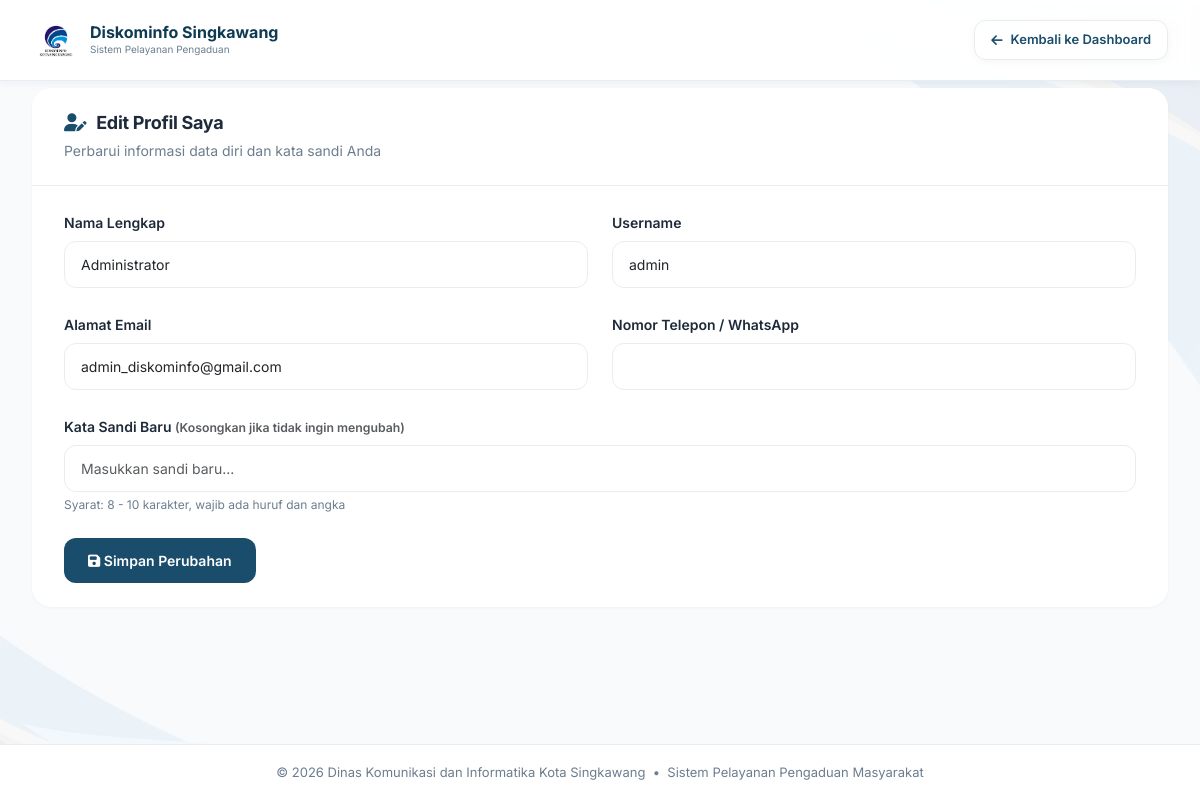
The page /edit_profil.php (signed in) on the database its author committed.
### tables this page shows
CREATE TABLE `users` (
  `id` int NOT NULL,
  `nama` varchar(100) NOT NULL,
  `username` varchar(50) NOT NULL,
  `email` varchar(100) NOT NULL,
  `no_hp` varchar(20) DEFAULT NULL,
  `password` varchar(255) NOT NULL,
  `role` enum('admin','user') DEFAULT 'user',
  `created_at` timestamp NOT NULL DEFAULT CURRENT_TIMESTAMP,
  `status` enum('aktif','blokir') DEFAULT 'aktif'
);

### edit_profil.php (the view, shortened to what this page needs)
<?php
include "../config.php";
$user_id = $_SESSION['id'];
$query = mysqli_query($conn, "SELECT * FROM users WHERE id = '$user_id'");
$user = mysqli_fetch_assoc($query);
?>
<!DOCTYPE html>
<html lang="id">
<head>
    <link href="https://cdn.jsdelivr.net/npm/bootstrap@5.3.2/dist/css/bootstrap.min.css" rel="stylesheet">
    <link rel="stylesheet" href="https://cdnjs.cloudflare.com/ajax/libs/font-awesome/6.5.1/css/all.min.css">
</head>
<body>
<div class="top-nav">
    <div class="logo-area">
        <img src="../assets/logo.jpg" alt="Logo Diskominfo" class="logo-img">
        <div class="logo-text">
            <h4>Diskominfo Singkawang</h4>
            <p>Sistem Pelayanan Pengaduan</p>
        </div>
    </div>
    <a href="dashboard.php" class="back-btn">
        <i class="fas fa-arrow-left"></i> <span class="d-none d-sm-inline">Kembali ke Dashboard</span>
    </a>
</div>
<div class="container-custom">
    <div class="card">
        <div class="card-header-custom">
            <h4><i class="fas fa-user-edit" style="color: var(--primary);"></i> Edit Profil Saya</h4>
            <p>Perbarui informasi data diri dan kata sandi Anda</p>
        </div>
        <div class="card-body-custom">
            <form method="POST" action="">
                <div class="row">
                    <div class="col-md-6 mb-4">
                        <label class="form-label">Nama Lengkap</label>
                        <input type="text" name="nama" class="form-control" value="<?= htmlspecialchars($user['nama'] ?? '', ENT_QUOTES) ?>" required>
                    </div>
                    <div class="col-md-6 mb-4">
                        <label class="form-label">Username</label>
                        <input type="text" name="username" class="form-control" value="<?= htmlspecialchars($user['username'] ?? '', ENT_QUOTES) ?>" required>
                    </div>
                    <div class="col-md-6 mb-4">
                        <label class="form-label">Alamat Email</label>
                        <input type="email" name="email" class="form-control" value="<?= htmlspecialchars($user['email'] ?? '', ENT_QUOTES) ?>">
                    </div>
                    <div class="col-md-6 mb-4">
                        <label class="form-label">Nomor Telepon / WhatsApp</label>
                        <input type="tel" name="no_hp" class="form-control" value="<?= htmlspecialchars($user['no_hp'] ?? '', ENT_QUOTES) ?>">
                    </div>
                    <div class="col-md-12 mb-4">
                        <label class="form-label">Kata Sandi Baru <small class="text-muted">(Kosongkan jika tidak ingin mengubah)</small></label>
                        <input type="password" name="password_baru" id="password_baru" class="form-control" placeholder="Masukkan sandi baru..." minlength="8" maxlength="10">
                        <div class="form-text">Syarat: 8 - 10 karakter, wajib ada huruf dan angka</div>
                    </div>
                </div>
                <button type="submit" name="simpan" class="btn btn-primary">
                    <i class="fas fa-save"></i> Simpan Perubahan
                </button>
            </form>
        </div>
    </div>
</div>
<div class="footer">
    © <?= date('Y') ?> Dinas Komunikasi dan Informatika Kota Singkawang &nbsp;•&nbsp; Sistem Pelayanan Pengaduan Masyarakat
</div>
</body>
</html>

### edit_profil.php (style rules this page uses)
:root { --primary: #1a4d6b; --primary-dark: #0e3a52; --primary-light: #2c6e8f; --success: #2d6a4f; --warning: #b8680c; --danger: #9d2a2a; --gray-bg: #f8fafc; --white: #ffffff; --text-dark: #1e2a3a; --text-muted: #6c7e8f; --border: #e9edf2; }
* { margin: 0; padding: 0; box-sizing: border-box; }
body { font-family: 'Inter', 'Segoe UI', sans-serif; background-image: url('../assets/bck.jpg'); background-size: cover; background-position: center; background-attachment: fixed; background-repeat: no-repeat; min-height: 100vh; width: 100%; margin: 0; padding: 0; overflow-x: hidden; display: flex; flex-direction: column; padding-top: 88px; }
body::before { content: ''; position: fixed; top: 0; left: 0; right: 0; bottom: 0; background: rgba(248, 250, 252, 0.94); z-index: -1; }
.top-nav { width: 100%; padding: 15px 20px; display: flex; justify-content: space-between; align-items: center; flex-wrap: wrap; gap: 12px; position: fixed; top: 0; left: 0; right: 0; z-index: 999; background: rgba(255, 255, 255, 0.95); backdrop-filter: blur(8px); border-bottom: 1px solid var(--border); box-shadow: 0 2px 8px rgba(13,46,94,0.05); }
@media (min-width: 768px) { .top-nav { padding: 16px 32px; flex-wrap: nowrap; } }
.logo-area { display: flex; align-items: center; gap: 10px; flex: 1; min-width: 200px; }
.logo-img { height: 42px; width: auto; }
@media (min-width: 768px) { .logo-img { height: 48px; } }
.logo-text h4 { font-size: 14px; font-weight: 700; color: var(--primary-dark); margin: 0; line-height: 1.2; }
@media (min-width: 768px) { .logo-text h4 { font-size: 16px; } }
.logo-text p { font-size: 10px; color: var(--text-muted); margin: 0; }
.back-btn { background: var(--white); border: 1.5px solid var(--border); color: var(--primary); padding: 9px 16px; border-radius: 12px; text-decoration: none; font-weight: 600; font-size: 13px; display: inline-flex; align-items: center; gap: 8px; box-shadow: 0 2px 8px rgba(0,0,0,0.04); transition: all 0.2s; white-space: nowrap; }
.container-custom { width: 100% !important; max-width: 100% !important; margin: 0 !important; padding: 0 15px 20px 15px !important; flex: 1; }
@media (min-width: 768px) { .container-custom { padding: 0 32px 32px 32px !important; } }
.card { background: var(--white); border: none; border-radius: 16px; box-shadow: 0 1px 3px rgba(0, 0, 0, 0.04); transition: all 0.3s; overflow: hidden; width: 100% !important; margin: 0 0 20px 0 !important; }
@media (min-width: 768px) { .card { border-radius: 20px; margin: 0 0 32px 0 !important; } }
.card-header-custom { padding: 16px 20px; border-bottom: 1px solid var(--border); background: var(--white); width: 100%; }
@media (min-width: 768px) { .card-header-custom { padding: 24px 32px; } }
.card-header-custom h4 { font-weight: 700; font-size: 15px; color: var(--text-dark); margin: 0; letter-spacing: -0.3px; display: flex; align-items: center; gap: 10px; }
@media (min-width: 768px) { .card-header-custom h4 { font-size: 18px; } }
.card-header-custom p { color: var(--text-muted); font-size: 13px; margin-top: 6px; margin-bottom: 0; }
@media (min-width: 768px) { .card-header-custom p { font-size: 14px; } }
.card-body-custom { padding: 20px; width: 100%; }
@media (min-width: 768px) { .card-body-custom { padding: 24px 32px; } }
.form-label { font-weight: 600; font-size: 13px; color: var(--text-dark); margin-bottom: 8px; }
@media (min-width: 768px) { .form-label { font-size: 14px; } }
.form-control { border: 1.5px solid var(--border); border-radius: 12px; padding: 10px 14px; font-size: 13px; transition: all 0.2s; background: #ffffff; }
@media (min-width: 768px) { .form-control { padding: 12px 16px; font-size: 14px; } }
.form-text { font-size: 11px; color: var(--text-muted); }
@media (min-width: 768px) { .form-text { font-size: 12px; } }
.btn-primary { background: var(--primary); border: none; padding: 10px 20px; border-radius: 12px; font-weight: 600; font-size: 13px; transition: all 0.3s; }
@media (min-width: 768px) { .btn-primary { padding: 12px 24px; font-size: 14px; } }
.footer { width: 100%; background-color: #ffffff; border-top: 1px solid #e9edf2; text-align: center; padding: 18px 20px; font-size: 13px; color: #6c7e8f; margin-top: auto; margin-bottom: 0; }

### rows shown on the page
users: nama "Administrator", username "admin", email "admin_diskominfo@gmail.com"
